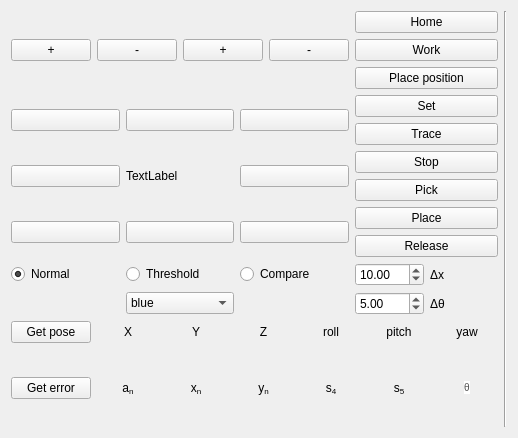
<?xml version="1.0" encoding="UTF-8"?>
<ui version="4.0">
 <class>Form</class>
 <widget class="QWidget" name="Form">
  <property name="geometry">
   <rect>
    <x>0</x>
    <y>0</y>
    <width>518</width>
    <height>438</height>
   </rect>
  </property>
  <property name="windowTitle">
   <string>Form</string>
  </property>
  <layout class="QGridLayout" name="gridLayout">
   <item row="4" column="1">
    <widget class="QPushButton" name="move_left_button">
     <property name="toolTip">
      <string>&lt;html&gt;&lt;head/&gt;&lt;body&gt;&lt;p&gt;Shift camera view to the left.&lt;/p&gt;&lt;/body&gt;&lt;/html&gt;</string>
     </property>
     <property name="text">
      <string/>
     </property>
     <property name="icon">
      <iconset theme="back">
       <normaloff>.</normaloff>.</iconset>
     </property>
    </widget>
   </item>
   <item row="5" column="3">
    <widget class="QPushButton" name="zoom_out_button">
     <property name="toolTip">
      <string>&lt;html&gt;&lt;head/&gt;&lt;body&gt;&lt;p&gt;Zoom out.&lt;/p&gt;&lt;/body&gt;&lt;/html&gt;</string>
     </property>
     <property name="text">
      <string/>
     </property>
     <property name="icon">
      <iconset theme="zoom-out">
       <normaloff>.</normaloff>.</iconset>
     </property>
    </widget>
   </item>
   <item row="2" column="1" colspan="3">
    <layout class="QHBoxLayout" name="horizontalLayout">
     <item>
      <widget class="QPushButton" name="tilt_x_plus_button">
       <property name="toolTip">
        <string>&lt;html&gt;&lt;head/&gt;&lt;body&gt;&lt;p&gt;Tilt camera view about x axis of camera in positive direction.&lt;/p&gt;&lt;/body&gt;&lt;/html&gt;</string>
       </property>
       <property name="text">
        <string>+</string>
       </property>
       <property name="icon">
        <iconset theme="object-flip-vertical">
         <normaloff>.</normaloff>.</iconset>
       </property>
      </widget>
     </item>
     <item>
      <widget class="QPushButton" name="tilt_x_minus_button">
       <property name="toolTip">
        <string>&lt;html&gt;&lt;head/&gt;&lt;body&gt;&lt;p&gt;Tilt camera view about x axis of camera in negative direction.&lt;/p&gt;&lt;/body&gt;&lt;/html&gt;</string>
       </property>
       <property name="text">
        <string>-</string>
       </property>
       <property name="icon">
        <iconset theme="object-flip-vertical">
         <normaloff>.</normaloff>.</iconset>
       </property>
      </widget>
     </item>
     <item>
      <widget class="QPushButton" name="tilt_y_plus_button">
       <property name="toolTip">
        <string>&lt;html&gt;&lt;head/&gt;&lt;body&gt;&lt;p&gt;Tilt camera view about y axis of camera in positive direction.&lt;/p&gt;&lt;/body&gt;&lt;/html&gt;</string>
       </property>
       <property name="text">
        <string>+</string>
       </property>
       <property name="icon">
        <iconset theme="object-flip-horizontal">
         <normaloff>.</normaloff>.</iconset>
       </property>
      </widget>
     </item>
     <item>
      <widget class="QPushButton" name="tilt_y_minus_button">
       <property name="toolTip">
        <string>&lt;html&gt;&lt;head/&gt;&lt;body&gt;&lt;p&gt;Tilt camera view about y axis of camera in negative direction.&lt;/p&gt;&lt;/body&gt;&lt;/html&gt;</string>
       </property>
       <property name="text">
        <string>-</string>
       </property>
       <property name="icon">
        <iconset theme="object-flip-horizontal">
         <normaloff>.</normaloff>.</iconset>
       </property>
      </widget>
     </item>
    </layout>
   </item>
   <item row="3" column="2">
    <widget class="QPushButton" name="move_up_button">
     <property name="toolTip">
      <string>&lt;html&gt;&lt;head/&gt;&lt;body&gt;&lt;p&gt;Shift camera view up.&lt;/p&gt;&lt;/body&gt;&lt;/html&gt;</string>
     </property>
     <property name="text">
      <string/>
     </property>
     <property name="icon">
      <iconset theme="up">
       <normaloff>.</normaloff>.</iconset>
     </property>
    </widget>
   </item>
   <item row="5" column="1">
    <widget class="QPushButton" name="zoom_in_button">
     <property name="toolTip">
      <string>&lt;html&gt;&lt;head/&gt;&lt;body&gt;&lt;p&gt;Zoom in.&lt;/p&gt;&lt;/body&gt;&lt;/html&gt;</string>
     </property>
     <property name="text">
      <string/>
     </property>
     <property name="icon">
      <iconset theme="zoom-in">
       <normaloff>.</normaloff>.</iconset>
     </property>
    </widget>
   </item>
   <item row="3" column="3">
    <widget class="QPushButton" name="rotate_right_button">
     <property name="toolTip">
      <string>&lt;html&gt;&lt;head/&gt;&lt;body&gt;&lt;p&gt;Rotate camera view counter-clockwise.&lt;/p&gt;&lt;/body&gt;&lt;/html&gt;</string>
     </property>
     <property name="text">
      <string/>
     </property>
     <property name="icon">
      <iconset theme="object-rotate-left">
       <normaloff>.</normaloff>.</iconset>
     </property>
    </widget>
   </item>
   <item row="5" column="2">
    <widget class="QPushButton" name="move_down_button">
     <property name="toolTip">
      <string>&lt;html&gt;&lt;head/&gt;&lt;body&gt;&lt;p&gt;Shift camera view down.&lt;/p&gt;&lt;/body&gt;&lt;/html&gt;</string>
     </property>
     <property name="text">
      <string/>
     </property>
     <property name="icon">
      <iconset theme="down">
       <normaloff>.</normaloff>.</iconset>
     </property>
    </widget>
   </item>
   <item row="3" column="1">
    <widget class="QPushButton" name="rotate_left_button">
     <property name="toolTip">
      <string>&lt;html&gt;&lt;head/&gt;&lt;body&gt;&lt;p&gt;Rotate camera view clockwise.&lt;/p&gt;&lt;/body&gt;&lt;/html&gt;</string>
     </property>
     <property name="text">
      <string/>
     </property>
     <property name="icon">
      <iconset theme="object-rotate-right">
       <normaloff>.</normaloff>.</iconset>
     </property>
    </widget>
   </item>
   <item row="4" column="3">
    <widget class="QPushButton" name="move_right_button">
     <property name="toolTip">
      <string>&lt;html&gt;&lt;head/&gt;&lt;body&gt;&lt;p&gt;Shift camera view to the right.&lt;/p&gt;&lt;/body&gt;&lt;/html&gt;</string>
     </property>
     <property name="text">
      <string/>
     </property>
     <property name="icon">
      <iconset theme="next">
       <normaloff>.</normaloff>.</iconset>
     </property>
    </widget>
   </item>
   <item row="8" column="1" colspan="5">
    <layout class="QGridLayout" name="gridLayout_2">
     <item row="2" column="0">
      <widget class="QPushButton" name="get_error_button">
       <property name="text">
        <string>Get error</string>
       </property>
      </widget>
     </item>
     <item row="1" column="3">
      <widget class="QLabel" name="Z_label">
       <property name="text">
        <string/>
       </property>
      </widget>
     </item>
     <item row="2" column="1">
      <widget class="QLabel" name="label_9">
       <property name="text">
        <string>&lt;html&gt;&lt;head/&gt;&lt;body&gt;&lt;p&gt;a&lt;span style=&quot; vertical-align:sub;&quot;&gt;n&lt;/span&gt;&lt;/p&gt;&lt;/body&gt;&lt;/html&gt;</string>
       </property>
       <property name="alignment">
        <set>Qt::AlignCenter</set>
       </property>
      </widget>
     </item>
     <item row="2" column="2">
      <widget class="QLabel" name="label_10">
       <property name="text">
        <string>&lt;html&gt;&lt;head/&gt;&lt;body&gt;&lt;p&gt;x&lt;span style=&quot; vertical-align:sub;&quot;&gt;n&lt;/span&gt;&lt;/p&gt;&lt;/body&gt;&lt;/html&gt;</string>
       </property>
       <property name="alignment">
        <set>Qt::AlignCenter</set>
       </property>
      </widget>
     </item>
     <item row="0" column="6">
      <widget class="QLabel" name="label_8">
       <property name="text">
        <string>yaw</string>
       </property>
       <property name="alignment">
        <set>Qt::AlignCenter</set>
       </property>
      </widget>
     </item>
     <item row="0" column="3">
      <widget class="QLabel" name="label_5">
       <property name="text">
        <string>Z</string>
       </property>
       <property name="alignment">
        <set>Qt::AlignCenter</set>
       </property>
      </widget>
     </item>
     <item row="1" column="4">
      <widget class="QLabel" name="roll_label">
       <property name="text">
        <string/>
       </property>
      </widget>
     </item>
     <item row="2" column="5">
      <widget class="QLabel" name="label_13">
       <property name="text">
        <string>&lt;html&gt;&lt;head/&gt;&lt;body&gt;&lt;p&gt;s&lt;span style=&quot; vertical-align:sub;&quot;&gt;5&lt;/span&gt;&lt;/p&gt;&lt;/body&gt;&lt;/html&gt;</string>
       </property>
       <property name="alignment">
        <set>Qt::AlignCenter</set>
       </property>
      </widget>
     </item>
     <item row="2" column="3">
      <widget class="QLabel" name="label_11">
       <property name="text">
        <string>&lt;html&gt;&lt;head/&gt;&lt;body&gt;&lt;p&gt;y&lt;span style=&quot; vertical-align:sub;&quot;&gt;n&lt;/span&gt;&lt;/p&gt;&lt;/body&gt;&lt;/html&gt;</string>
       </property>
       <property name="alignment">
        <set>Qt::AlignCenter</set>
       </property>
      </widget>
     </item>
     <item row="1" column="1">
      <widget class="QLabel" name="X_label">
       <property name="text">
        <string/>
       </property>
      </widget>
     </item>
     <item row="2" column="6">
      <widget class="QLabel" name="label_14">
       <property name="text">
        <string>&lt;html&gt;&lt;head/&gt;&lt;body&gt;&lt;p&gt;&lt;span style=&quot; font-family:'arial,sans-serif'; font-size:small; color:#545454; background-color:#ffffff;&quot;&gt;θ&lt;/span&gt;&lt;/p&gt;&lt;/body&gt;&lt;/html&gt;</string>
       </property>
       <property name="alignment">
        <set>Qt::AlignCenter</set>
       </property>
      </widget>
     </item>
     <item row="2" column="4">
      <widget class="QLabel" name="label_12">
       <property name="text">
        <string>&lt;html&gt;&lt;head/&gt;&lt;body&gt;&lt;p&gt;s&lt;span style=&quot; vertical-align:sub;&quot;&gt;4&lt;/span&gt;&lt;/p&gt;&lt;/body&gt;&lt;/html&gt;</string>
       </property>
       <property name="alignment">
        <set>Qt::AlignCenter</set>
       </property>
      </widget>
     </item>
     <item row="0" column="5">
      <widget class="QLabel" name="label_7">
       <property name="text">
        <string>pitch</string>
       </property>
       <property name="alignment">
        <set>Qt::AlignCenter</set>
       </property>
      </widget>
     </item>
     <item row="0" column="0">
      <widget class="QPushButton" name="get_pose_button">
       <property name="toolTip">
        <string>&lt;html&gt;&lt;head/&gt;&lt;body&gt;&lt;p&gt;Get current robot pose.&lt;/p&gt;&lt;/body&gt;&lt;/html&gt;</string>
       </property>
       <property name="text">
        <string>Get pose</string>
       </property>
      </widget>
     </item>
     <item row="0" column="4">
      <widget class="QLabel" name="label_6">
       <property name="text">
        <string>roll</string>
       </property>
       <property name="alignment">
        <set>Qt::AlignCenter</set>
       </property>
      </widget>
     </item>
     <item row="1" column="2">
      <widget class="QLabel" name="Y_label">
       <property name="text">
        <string/>
       </property>
      </widget>
     </item>
     <item row="0" column="1">
      <widget class="QLabel" name="label_3">
       <property name="text">
        <string>X</string>
       </property>
       <property name="alignment">
        <set>Qt::AlignCenter</set>
       </property>
      </widget>
     </item>
     <item row="1" column="6">
      <widget class="QLabel" name="yaw_label">
       <property name="text">
        <string/>
       </property>
      </widget>
     </item>
     <item row="0" column="2">
      <widget class="QLabel" name="label_4">
       <property name="text">
        <string>Y</string>
       </property>
       <property name="alignment">
        <set>Qt::AlignCenter</set>
       </property>
      </widget>
     </item>
     <item row="1" column="5">
      <widget class="QLabel" name="pitch_label">
       <property name="text">
        <string/>
       </property>
      </widget>
     </item>
     <item row="3" column="1">
      <widget class="QLabel" name="an_error_label">
       <property name="text">
        <string/>
       </property>
      </widget>
     </item>
     <item row="3" column="2">
      <widget class="QLabel" name="xn_error_label">
       <property name="text">
        <string/>
       </property>
      </widget>
     </item>
     <item row="3" column="3">
      <widget class="QLabel" name="yn_error_label">
       <property name="text">
        <string/>
       </property>
      </widget>
     </item>
     <item row="3" column="4">
      <widget class="QLabel" name="s4_error_label">
       <property name="text">
        <string/>
       </property>
      </widget>
     </item>
     <item row="3" column="5">
      <widget class="QLabel" name="s5_error_label">
       <property name="text">
        <string/>
       </property>
      </widget>
     </item>
     <item row="3" column="6">
      <widget class="QLabel" name="theta_error_label">
       <property name="text">
        <string/>
       </property>
      </widget>
     </item>
    </layout>
   </item>
   <item row="6" column="5">
    <widget class="QLabel" name="label">
     <property name="text">
      <string>Δx</string>
     </property>
    </widget>
   </item>
   <item row="4" column="2">
    <widget class="QLabel" name="camera_view">
     <property name="text">
      <string>TextLabel</string>
     </property>
    </widget>
   </item>
   <item row="7" column="5">
    <widget class="QLabel" name="label_2">
     <property name="text">
      <string>Δθ</string>
     </property>
    </widget>
   </item>
   <item row="7" column="4">
    <widget class="QDoubleSpinBox" name="angle_delta_spinbox">
     <property name="toolTip">
      <string>&lt;html&gt;&lt;head/&gt;&lt;body&gt;&lt;p&gt;Angle shift amount in degree.&lt;/p&gt;&lt;/body&gt;&lt;/html&gt;</string>
     </property>
     <property name="maximum">
      <double>90.000000000000000</double>
     </property>
     <property name="value">
      <double>5.000000000000000</double>
     </property>
    </widget>
   </item>
   <item row="6" column="4">
    <widget class="QDoubleSpinBox" name="shift_delta_spinbox">
     <property name="toolTip">
      <string>&lt;html&gt;&lt;head/&gt;&lt;body&gt;&lt;p&gt;Shift amount in milimeter.&lt;/p&gt;&lt;/body&gt;&lt;/html&gt;</string>
     </property>
     <property name="maximum">
      <double>100.000000000000000</double>
     </property>
     <property name="value">
      <double>10.000000000000000</double>
     </property>
    </widget>
   </item>
   <item row="2" column="6" rowspan="7">
    <widget class="Line" name="line">
     <property name="orientation">
      <enum>Qt::Vertical</enum>
     </property>
    </widget>
   </item>
   <item row="2" column="4" rowspan="4" colspan="2">
    <layout class="QVBoxLayout" name="verticalLayout">
     <item>
      <widget class="QPushButton" name="home_button">
       <property name="sizePolicy">
        <sizepolicy hsizetype="Minimum" vsizetype="Preferred">
         <horstretch>0</horstretch>
         <verstretch>0</verstretch>
        </sizepolicy>
       </property>
       <property name="toolTip">
        <string>&lt;html&gt;&lt;head/&gt;&lt;body&gt;&lt;p&gt;Go to home position.&lt;/p&gt;&lt;/body&gt;&lt;/html&gt;</string>
       </property>
       <property name="text">
        <string>Home</string>
       </property>
       <property name="icon">
        <iconset theme="go-home">
         <normaloff>.</normaloff>.</iconset>
       </property>
      </widget>
     </item>
     <item>
      <widget class="QPushButton" name="work_button">
       <property name="sizePolicy">
        <sizepolicy hsizetype="Minimum" vsizetype="Preferred">
         <horstretch>0</horstretch>
         <verstretch>0</verstretch>
        </sizepolicy>
       </property>
       <property name="toolTip">
        <string>&lt;html&gt;&lt;head/&gt;&lt;body&gt;&lt;p&gt;Go to workspace.&lt;/p&gt;&lt;/body&gt;&lt;/html&gt;</string>
       </property>
       <property name="text">
        <string>Work</string>
       </property>
       <property name="icon">
        <iconset theme="go-jump">
         <normaloff>.</normaloff>.</iconset>
       </property>
      </widget>
     </item>
     <item>
      <widget class="QPushButton" name="place_position_button">
       <property name="sizePolicy">
        <sizepolicy hsizetype="Minimum" vsizetype="Preferred">
         <horstretch>0</horstretch>
         <verstretch>0</verstretch>
        </sizepolicy>
       </property>
       <property name="text">
        <string>Place position</string>
       </property>
      </widget>
     </item>
     <item>
      <widget class="QPushButton" name="set_button">
       <property name="sizePolicy">
        <sizepolicy hsizetype="Minimum" vsizetype="Preferred">
         <horstretch>0</horstretch>
         <verstretch>0</verstretch>
        </sizepolicy>
       </property>
       <property name="toolTip">
        <string>&lt;html&gt;&lt;head/&gt;&lt;body&gt;&lt;p&gt;Set current view as reference.&lt;/p&gt;&lt;/body&gt;&lt;/html&gt;</string>
       </property>
       <property name="text">
        <string>Set</string>
       </property>
       <property name="icon">
        <iconset theme="document-save-symbolic">
         <normaloff>.</normaloff>.</iconset>
       </property>
      </widget>
     </item>
     <item>
      <widget class="QPushButton" name="trace_button">
       <property name="sizePolicy">
        <sizepolicy hsizetype="Minimum" vsizetype="Preferred">
         <horstretch>0</horstretch>
         <verstretch>0</verstretch>
        </sizepolicy>
       </property>
       <property name="toolTip">
        <string>&lt;html&gt;&lt;head/&gt;&lt;body&gt;&lt;p&gt;Run image-moment-based visual servoing.&lt;/p&gt;&lt;/body&gt;&lt;/html&gt;</string>
       </property>
       <property name="text">
        <string>Trace</string>
       </property>
       <property name="icon">
        <iconset theme="media-playback-start">
         <normaloff>.</normaloff>.</iconset>
       </property>
      </widget>
     </item>
     <item>
      <widget class="QPushButton" name="stop_button">
       <property name="sizePolicy">
        <sizepolicy hsizetype="Minimum" vsizetype="Preferred">
         <horstretch>0</horstretch>
         <verstretch>0</verstretch>
        </sizepolicy>
       </property>
       <property name="text">
        <string>Stop</string>
       </property>
       <property name="icon">
        <iconset theme="media-playback-stop">
         <normaloff>.</normaloff>.</iconset>
       </property>
      </widget>
     </item>
     <item>
      <widget class="QPushButton" name="pick_button">
       <property name="sizePolicy">
        <sizepolicy hsizetype="Minimum" vsizetype="Preferred">
         <horstretch>0</horstretch>
         <verstretch>0</verstretch>
        </sizepolicy>
       </property>
       <property name="text">
        <string>Pick</string>
       </property>
      </widget>
     </item>
     <item>
      <widget class="QPushButton" name="place_button">
       <property name="sizePolicy">
        <sizepolicy hsizetype="Minimum" vsizetype="Preferred">
         <horstretch>0</horstretch>
         <verstretch>0</verstretch>
        </sizepolicy>
       </property>
       <property name="text">
        <string>Place</string>
       </property>
      </widget>
     </item>
     <item>
      <widget class="QPushButton" name="release_button">
       <property name="sizePolicy">
        <sizepolicy hsizetype="Minimum" vsizetype="Preferred">
         <horstretch>0</horstretch>
         <verstretch>0</verstretch>
        </sizepolicy>
       </property>
       <property name="text">
        <string>Release</string>
       </property>
      </widget>
     </item>
    </layout>
   </item>
   <item row="6" column="1" colspan="3">
    <layout class="QHBoxLayout" name="horizontalLayout_2">
     <item>
      <widget class="QRadioButton" name="radioButton">
       <property name="toolTip">
        <string>&lt;html&gt;&lt;head/&gt;&lt;body&gt;&lt;p&gt;Color image.&lt;/p&gt;&lt;/body&gt;&lt;/html&gt;</string>
       </property>
       <property name="text">
        <string>Normal</string>
       </property>
       <property name="checked">
        <bool>true</bool>
       </property>
      </widget>
     </item>
     <item>
      <widget class="QRadioButton" name="radioButton_2">
       <property name="toolTip">
        <string>&lt;html&gt;&lt;head/&gt;&lt;body&gt;&lt;p&gt;Black white image.&lt;/p&gt;&lt;/body&gt;&lt;/html&gt;</string>
       </property>
       <property name="text">
        <string>Threshold</string>
       </property>
      </widget>
     </item>
     <item>
      <widget class="QRadioButton" name="radioButton_3">
       <property name="toolTip">
        <string>&lt;html&gt;&lt;head/&gt;&lt;body&gt;&lt;p&gt;Current frame compare to reference.&lt;/p&gt;&lt;/body&gt;&lt;/html&gt;</string>
       </property>
       <property name="text">
        <string>Compare</string>
       </property>
      </widget>
     </item>
    </layout>
   </item>
   <item row="7" column="2">
    <widget class="QComboBox" name="comboBox">
     <property name="sizeAdjustPolicy">
      <enum>QComboBox::AdjustToContents</enum>
     </property>
     <item>
      <property name="text">
       <string>blue</string>
      </property>
     </item>
     <item>
      <property name="text">
       <string>green</string>
      </property>
     </item>
    </widget>
   </item>
  </layout>
 </widget>
 <resources/>
 <connections/>
</ui>
